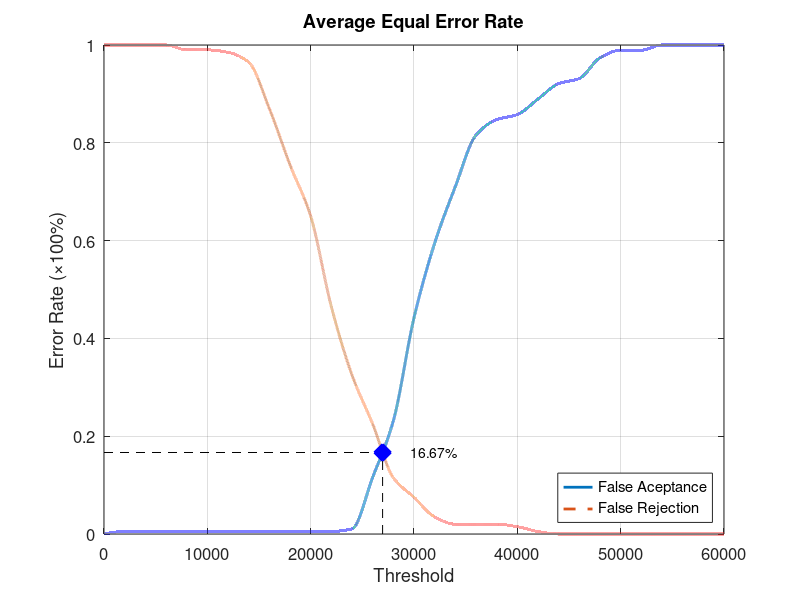
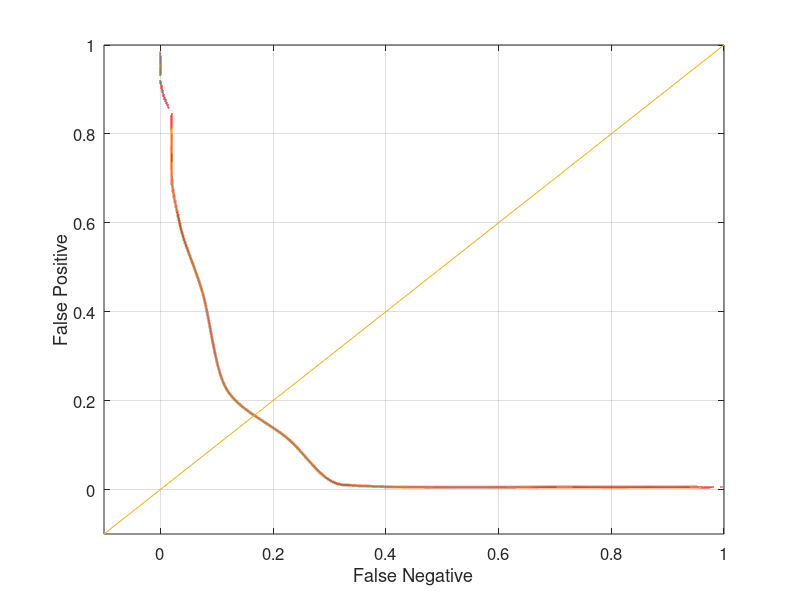

MATLAB code to generate these figures, in order:
function yEER = Database3_3
close all;
clear;
clc;
x = 0:2000:60000;
xq = 0:0.5:60000;

y0 = [0 0.00526316 0.00526316 0.00526316 0.00526316 0.00526316 0.00526316 0.00526316 0.00526316 0.00526316 0.00526316 0.00526316 0.0105263 0.115789 0.231579 0.442105 0.594737 0.710526 0.815789 0.847368 0.857895 0.889474 0.921053 0.931579 0.973684 0.989474 0.989474 1 1 1 1];
yy0 = interp1(x, y0, xq, 'pchip');
y1 = [1 1 1 1 0.99 0.99 0.985 0.965 0.87 0.755 0.65 0.465 0.325 0.225 0.115 0.075 0.035 0.02 0.02 0.02 0.015 0.005 0 0 0 0 0 0 0 0 0];
yy1 = interp1(x, y1, xq, 'pchip');

% Calculating EER: 
y2 = abs(y0 - y1);
find(y2 == min(y2))
yy2 = abs(yy0 - yy1);
xEER = find(yy2 == min(yy2));
xEERIndex = xq(xEER) % X-axis EER
yEER = yy0(xEER) % Y-axis EER

main = figure
plot(xq, yy0,'-','LineWidth', 2);	hold on
plot(xq, yy1,'--','LineWidth', 2);	hold on
plot([xEERIndex xEERIndex], [0 yEER], 'k--');	hold on
plot([0 xEERIndex], [yEER yEER], 'k--');	hold on
plot(xEERIndex, yEER, 'bx', 'LineWidth', 10);	hold on
text(xEERIndex + 10 * xEERIndex / 100, yEER, [num2str(round((10000 * yEER)) / 100) '%'])
legend('False Aceptance', 'False Rejection', 'Location', 'SouthEast')
xlabel('Threshold')
ylabel('Error Rate (\times100%)')
title('Average Equal Error Rate')
set(gca, 'FontSize', 12)
axis([0 60000 0 1])
grid on

print(main, 'Database3_3Main', '-dpng');
FNRxFPR = figure('Color', [1 1 1]);
plot(yy1, yy0, '-', yy1, yy0, 'LineWidth', 2);
hold on
y = -0.1:0.1:1
plot(y, y); 
set(gca, 'FontSize', 12)
xlabel('False Negative')
ylabel('False Positive')
axis([-0.1 1 -0.1 1])
set(gca, 'FontSize', 12)
grid on

print(FNRxFPR, 'Database3_3FNRxFPR','-dpng');
end
